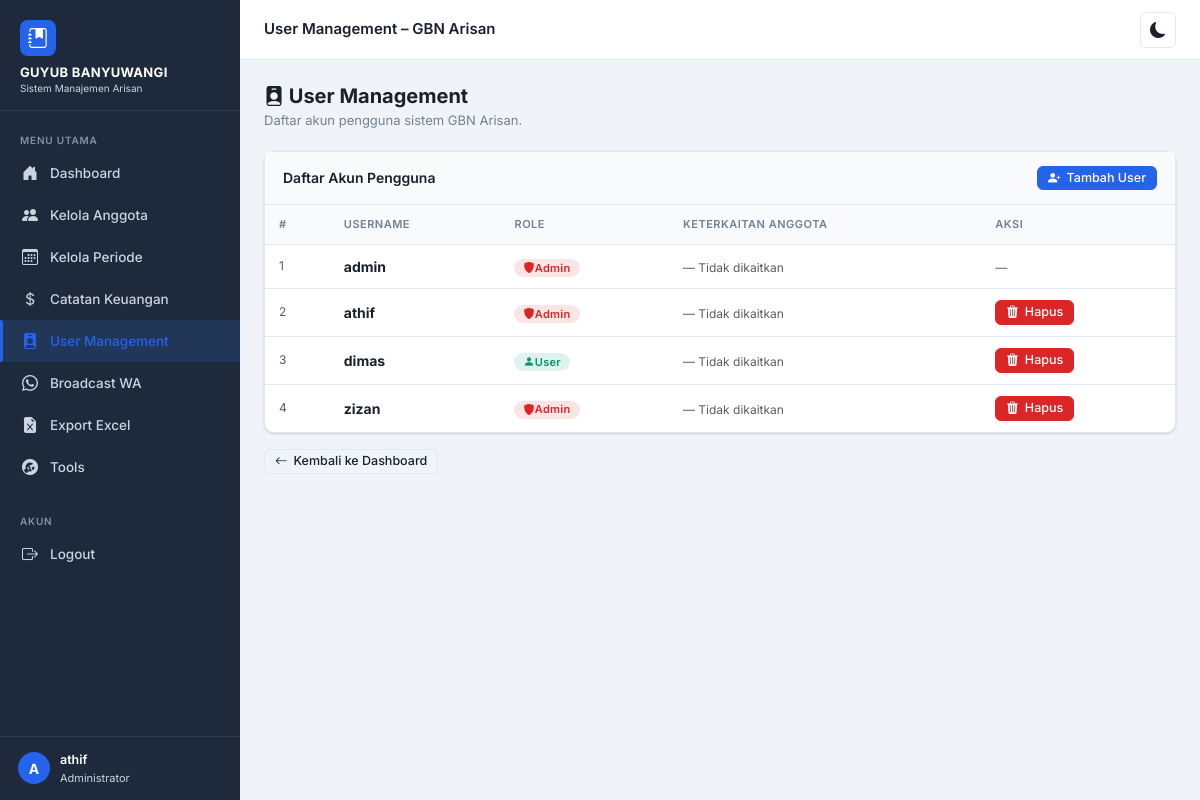
Page /user/users.php (signed in) on the committed database.
### tables this page shows
CREATE TABLE `users` (
  `id` int(11) NOT NULL,
  `username` varchar(50) DEFAULT NULL,
  `password` varchar(255) DEFAULT NULL,
  `role` enum('admin','user') DEFAULT 'admin',
  `anggota_id` int(11) DEFAULT NULL
);

### user/users.php (the view, shortened to what this page needs)
<?php
include '../config/koneksi.php';
$pageTitle  = 'User Management – GBN Arisan';
$activeMenu = 'users';
$rootPath   = '../';
$assetBase  = '../';
include '../partials/header.php';
?>
<body class="app-wrapper">
<?php include '../partials/navbar.php'; ?>
<div class="page-header">
  <h1><i class="bi bi-person-badge-fill"></i> User Management</h1>
  <p>Daftar akun pengguna sistem GBN Arisan.</p>
</div>
<div class="card mb-3">
  <div class="card-header flex-between">
    <span>Daftar Akun Pengguna</span>
    <a href="user_add.php" class="btn btn-primary btn-sm">
      <i class="bi bi-person-plus-fill"></i> Tambah User
    </a>
  </div>
  <div class="card-body-tight">
    <div class="table-container" style="border:none;border-radius:0 0 var(--radius) var(--radius)">
      <table class="data-table">
        <thead><tr>
          <th>#</th>
          <th>Username</th>
          <th>Role</th>
          <th>Keterkaitan Anggota</th>
          <th>Aksi</th>
        </tr></thead>
        <tbody>
          <?php
          $q = mysqli_query($koneksi,"SELECT u.*, a.nama as nama_anggota FROM users u LEFT JOIN anggota a ON u.anggota_id=a.id ORDER BY u.username");
          $no = 1;
          while ($u = mysqli_fetch_assoc($q)):
          ?>
          <tr>
            <td class="text-muted text-sm"><?= $no++ ?></td>
            <td><strong><?= htmlspecialchars($u['username']) ?></strong></td>
            <td>
              <span class="badge <?= $u['role']==='admin' ? 'badge-danger' : 'badge-success' ?>">
                <i class="bi <?= $u['role']==='admin' ? 'bi-shield-fill' : 'bi-person-fill' ?>"></i>
                <?= ucfirst($u['role']) ?>
              </span>
            </td>
            <td>
              <?php if ($u['nama_anggota']): ?>
                <span class="badge badge-primary"><?= htmlspecialchars($u['nama_anggota']) ?></span>
              <?php else: ?>
                <span class="text-muted text-sm">— Tidak dikaitkan</span>
              <?php endif; ?>
            </td>
            <td>
              <?php if ($u['username'] !== 'admin'): ?>
                <button class="btn btn-danger btn-sm"
                  onclick="if(confirm('Hapus user <?= htmlspecialchars(addslashes($u['username'])) ?>?')){window.location.href='user_delete.php?id=<?= $u['id'] ?>';}">
                  <i class="bi bi-trash3-fill"></i> Hapus
                </button>
              <?php else: ?>
                <span class="text-muted text-sm">—</span>
              <?php endif; ?>
            </td>
          </tr>
          <?php endwhile; ?>
        </tbody>
      </table>
    </div>
  </div>
</div>
<a href="../dashboard.php" class="btn btn-outline btn-sm">
  <i class="bi bi-arrow-left"></i> Kembali ke Dashboard
</a>
<?php include '../partials/footer.php'; ?>

### partials/header.php (shortened to what this page needs)
<!doctype html>
<html lang="id" data-theme="light">
<head>
  <link href="https://cdn.jsdelivr.net/npm/bootstrap@5.3.2/dist/css/bootstrap.min.css" rel="stylesheet">
  <link rel="stylesheet" href="https://cdn.jsdelivr.net/npm/bootstrap-icons@1.11.3/font/bootstrap-icons.css">
  <link rel="stylesheet" href="<?= $assetBase ?? '' ?>assets/css/theme.css">
</head>

### partials/navbar.php (shortened to what this page needs)
<?php
$isAdmin = isset($_SESSION['user']) && $_SESSION['user']['role'] === 'admin';
$currentUser = $_SESSION['user']['username'] ?? 'User';
$menuItems = [
  ['slug' => 'dashboard', 'icon' => 'bi-house-door-fill', 'label' => 'Dashboard', 'href' => 'dashboard.php'],
];
if ($isAdmin) {
  $menuItems[] = ['slug' => 'anggota', 'icon' => 'bi-people-fill', 'label' => 'Kelola Anggota', 'href' => 'anggota.php'];
  $menuItems[] = ['slug' => 'periode', 'icon' => 'bi-calendar3', 'label' => 'Kelola Periode', 'href' => 'periode.php'];
  $menuItems[] = ['slug' => 'keuangan', 'icon' => 'bi-currency-dollar', 'label' => 'Catatan Keuangan', 'href' => 'keuangan.php'];
  $menuItems[] = ['slug' => 'users', 'icon' => 'bi-person-badge-fill', 'label' => 'User Management', 'href' => 'user/users.php'];
  $menuItems[] = ['slug' => 'wa_massal', 'icon' => 'bi-whatsapp', 'label' => 'Broadcast WA', 'href' => 'wa_massal.php'];
  $menuItems[] = ['slug' => 'export', 'icon' => 'bi-file-earmark-excel-fill', 'label' => 'Export Excel', 'href' => 'export_lunas_excel.php'];
  $menuItems[] = ['slug' => 'tools', 'icon' => 'bi-wrench-adjustable-circle-fill', 'label' => 'Tools', 'href' => 'tools.php'];
}
?>
<aside class="sidebar" id="sidebar">
  <div class="sidebar-brand">
    <div class="brand-logo">
      <i class="bi bi-journal-bookmark-fill" style="color:#fff;font-size:20px"></i>
    </div>
    <div class="brand-name">GUYUB BANYUWANGI</div>
    <div class="brand-sub">Sistem Manajemen Arisan</div>
  </div>
  <nav class="sidebar-nav">
    <div class="nav-label">Menu Utama</div>
    <?php foreach ($menuItems as $item): ?>
      <a href="<?= $rootPath ?? '' ?><?= $item['href'] ?>"
        class="<?= ($activeMenu ?? '') === $item['slug'] ? 'active' : '' ?>">
        <span class="nav-icon"><i class="bi <?= $item['icon'] ?>"></i></span>
        <?= $item['label'] ?>
      </a>
    <?php endforeach; ?>
    <div class="nav-label" style="margin-top:16px;">Akun</div>
    <a href="<?= $rootPath ?? '' ?>auth/logout.php" onclick="return confirm('Yakin ingin logout?')">
      <span class="nav-icon"><i class="bi bi-box-arrow-right"></i></span>
      Logout
    </a>
  </nav>
  <div style="padding:14px 18px;border-top:1px solid rgba(255,255,255,.08);">
    <div style="display:flex;align-items:center;gap:10px;">
      <div
        style="width:32px;height:32px;border-radius:50%;background:var(--primary);display:flex;align-items:center;justify-content:center;font-size:14px;color:#fff;font-weight:700;flex-shrink:0;">
        <?= strtoupper(substr($currentUser, 0, 1)) ?>
      </div>
      <div>
        <div style="font-size:12.5px;font-weight:600;color:#fff;"><?= htmlspecialchars($currentUser) ?></div>
        <div style="font-size:11px;color:var(--sidebar-text);"><?= $isAdmin ? 'Administrator' : 'Anggota' ?></div>
      </div>
    </div>
  </div>
</aside>
<div class="main-content">
  <header class="topbar">
    <div class="flex-gap">
      <span class="topbar-title"><?= htmlspecialchars($pageTitle ?? 'Dashboard') ?></span>
    </div>
    <div class="topbar-actions">
      <button class="btn-icon" id="themeToggle" onclick="toggleTheme()" title="Toggle Dark/Light Mode"
        aria-label="Toggle theme">
        <span id="themeIcon"><i class="bi bi-moon-fill"></i></span>
      </button>
    </div>
  </header>
  <div class="page-content">

### partials/footer.php (shortened to what this page needs)
</div>
</div>
</body>
</html>

### rows in the picture
users: username "admin", role "Admin"
users: username "athif", role "Admin"
users: username "dimas", role "User"
users: username "zizan", role "Admin"

### other values in the picture
$item['label'] "Dashboard"
$item['label'] "Kelola Anggota"
$item['label'] "Kelola Periode"
$item['label'] "Catatan Keuangan"
$item['label'] "User Management"
$item['label'] "Broadcast WA"
$item['label'] "Export Excel"
$item['label'] "Tools"
substr($currentUser, 0, 1) "A"
$currentUser "athif"
$pageTitle "User Management – GBN Arisan"
